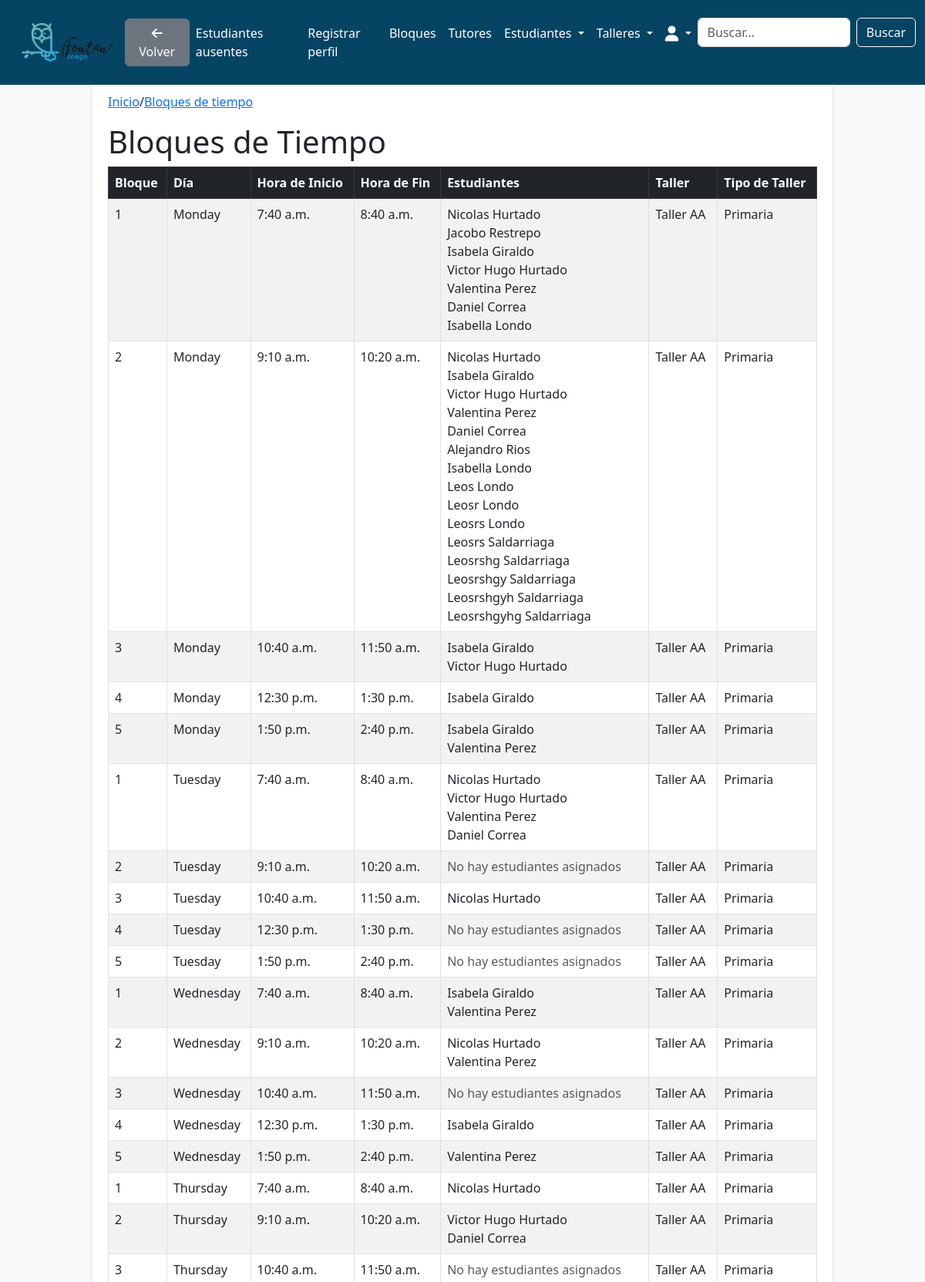
Screenshot of /workshops/blocks/ (signed in, upper part) with the database file from the repository.
### workshops/models.py (models this page shows, shortened)
class Block(models.Model):
    block_id = models.AutoField(primary_key=True)
    students = models.ManyToManyField('students.Student', related_name='blocks', blank=True)
    day = models.CharField(max_length=20)
    start_time = models.TimeField()
    end_time = models.TimeField()
    block_number = models.IntegerField(default=0)  # Asegúrate que sea entero, no string.
    type = models.CharField(max_length=20, default='primary')
    workshop = models.ForeignKey(
        Workshop,
        on_delete=models.CASCADE
    )

class Workshop(models.Model):
    WORKSHOP_TYPES = [
        ('primary', 'Primaria'),
        ('high_school', 'Bachillerato'),
        ('collective', 'Colectivo'),
    ]
    workshop_id = models.AutoField(primary_key=True)
    name = models.CharField(max_length=100, unique=True)
    tutor = models.ForeignKey(
        'tutors.Tutor',
        on_delete=models.SET_NULL,
        null=True,
        blank=True,
        related_name='workshops'  # Esta línea permite acceder a los talleres desde el tutor
    )
    max_capacity = models.IntegerField(default=25)
    type = models.CharField(
        max_length=20,
        choices=WORKSHOP_TYPES,
        default='primary'
    )

### students/models.py (models this page shows, shortened)
class Student(models.Model):
    STATUS_CHOICES = [
        ('present', 'Presente'),
        ('absent', 'Ausente'),
        ('neutral', 'No llamado'),
    ]
    student_id = models.AutoField(primary_key=True)
    name = models.CharField(max_length=100)
    lastname = models.CharField(max_length=100)
    id_number = models.IntegerField(unique=True)
    autonomy_level = models.IntegerField(
        choices=[
            (1, 'Nivel 1'),
            (2, 'Nivel 2'),
            (3, 'Nivel 3'),
        ],
        default=1,
    )
    extended_vacation = models.BooleanField(default=False)
    grade = models.IntegerField(
        choices=[
            (1, '1'),
            (2, '2'),
            (3, '3'),
            (4, '4'),
            (5, '5'),
            (6, '6'),
            (7, '7'),
            (8, '8'),
            (9, '9'),
            (10, '10'),
            (11, '11'),
        ],
        default=1,
    )
    status = models.CharField(
        max_length=10,
        choices=STATUS_CHOICES,
        default='neutral'
    )
    workshop = models.ForeignKey('workshops.Workshop', on_delete=models.SET_NULL, null=True, blank=True)
    last_reset = models.DateTimeField(default=now)
    rotation_workshop = models.CharField(max_length=200, blank=True, null=True)

### workshops/views.py (the view)
# urls.py: path('blocks/', views.show_blocks, name='show_blocks'),
def show_blocks(request):
    blocks_with_students = [
        {'block': block, 'students': block.students.all()}
        for block in Block.objects.all()
    ]
    paginator = Paginator(blocks_with_students, 50)  # 10 bloques por página
    page_number = request.GET.get('page')  # Página actual
    page_obj = paginator.get_page(page_number)
    return render(request, 'workshops/show_blocks.html', {
        'blocks_with_students': page_obj,  # Pasamos solo la página actual
    })

### workshops/templates/workshops/show_blocks.html (shortened to what this page needs)
{% extends 'base.html' %}
{% block breadcrumb %}
<a href="{% url 'home.home' %}">Inicio</a>
<span>/</span>
<a href="{% url 'workshops:show_blocks' %}">Bloques de tiempo</a>
{% endblock %}
{% block content %}
<h1>Bloques de Tiempo</h1>
<table class="table table-striped table-bordered">
  <thead class="table-dark">
    <tr>
      <th>Bloque</th>
      <th>Día</th>
      <th>Hora de Inicio</th>
      <th>Hora de Fin</th>
      <th>Estudiantes</th>
      <th>Taller</th>
      <th>Tipo de Taller</th>
    </tr>
  </thead>
  <tbody>
    {% for item in blocks_with_students %}
      <tr>
        <td>{{ item.block.block_number }}</td>
        <td>{{ item.block.day }}</td>
        <td>{{ item.block.start_time }}</td>
        <td>{{ item.block.end_time }}</td>
        <td>
          {% if item.students %}
            <ul class="list-unstyled mb-0">
              {% for student in item.students %}
                <li>{{ student.name }} {{ student.lastname }}</li>
              {% endfor %}
            </ul>
          {% else %}
            <p class="text-muted mb-0">No hay estudiantes asignados</p>
          {% endif %}
        </td>
        <td>{{ item.block.workshop.name }}</td>
        <td>{{ item.block.workshop.get_type_display }}</td>
      </tr>
    {% endfor %}
  </tbody>
</table>
{% endblock %}

### horariosfontanproyecto/templates/base.html (style rules this page uses)
body { background-color: #f8f9fa; }

### horariosfontanproyecto/templates/navbar.html (style rules this page uses)
:root { --primary-color: #064463; --secondary-color: #1C5471; --hover-color: #163E59; --text-color: #fff; --bg-color: #f9f9f9; }

### rows the page displays
Block: block.block_number "1", block.day "Monday", block.start_time "7:40 a.m.", block.end_time "8:40 a.m.", block.workshop.name "Taller AA", block.workshop.type "Primaria"
Student: name "Nicolas", lastname "Hurtado"
Student: name "Jacobo", lastname "Restrepo"
Student: name "Isabela", lastname "Giraldo"
Student: name "Victor Hugo", lastname "Hurtado"
Student: name "Valentina", lastname "Perez"
Student: name "Daniel", lastname "Correa"
Student: name "Isabella", lastname "Londo"
Block: block.block_number "2", block.day "Monday", block.start_time "9:10 a.m.", block.end_time "10:20 a.m.", block.workshop.name "Taller AA", block.workshop.type "Primaria"
Student: name "Alejandro", lastname "Rios"
Student: name "Leos", lastname "Londo"
Student: name "Leosr", lastname "Londo"
Student: name "Leosrs", lastname "Londo"
Student: name "Leosrs", lastname "Saldarriaga"
Student: name "Leosrshg", lastname "Saldarriaga"
Student: name "Leosrshgy", lastname "Saldarriaga"
Student: name "Leosrshgyh", lastname "Saldarriaga"
Student: name "Leosrshgyhg", lastname "Saldarriaga"
Block: block.block_number "3", block.day "Monday", block.start_time "10:40 a.m.", block.end_time "11:50 a.m.", block.workshop.name "Taller AA", block.workshop.type "Primaria"
Block: block.block_number "4", block.day "Monday", block.start_time "12:30 p.m.", block.end_time "1:30 p.m.", block.workshop.name "Taller AA", block.workshop.type "Primaria"
Block: block.block_number "5", block.day "Monday", block.start_time "1:50 p.m.", block.end_time "2:40 p.m.", block.workshop.name "Taller AA", block.workshop.type "Primaria"
Block: block.block_number "1", block.day "Tuesday", block.start_time "7:40 a.m.", block.end_time "8:40 a.m.", block.workshop.name "Taller AA", block.workshop.type "Primaria"
Block: block.block_number "2", block.day "Tuesday", block.start_time "9:10 a.m.", block.end_time "10:20 a.m.", shows "No hay estudiantes asignados", block.workshop.name "Taller AA", block.workshop.type "Primaria"
Block: block.block_number "3", block.day "Tuesday", block.start_time "10:40 a.m.", block.end_time "11:50 a.m.", block.workshop.name "Taller AA", block.workshop.type "Primaria"
Block: block.block_number "4", block.day "Tuesday", block.start_time "12:30 p.m.", block.end_time "1:30 p.m.", shows "No hay estudiantes asignados", block.workshop.name "Taller AA", block.workshop.type "Primaria"
Block: block.block_number "5", block.day "Tuesday", block.start_time "1:50 p.m.", block.end_time "2:40 p.m.", shows "No hay estudiantes asignados", block.workshop.name "Taller AA", block.workshop.type "Primaria"
Block: block.block_number "1", block.day "Wednesday", block.start_time "7:40 a.m.", block.end_time "8:40 a.m.", block.workshop.name "Taller AA", block.workshop.type "Primaria"
Block: block.block_number "2", block.day "Wednesday", block.start_time "9:10 a.m.", block.end_time "10:20 a.m.", block.workshop.name "Taller AA", block.workshop.type "Primaria"
Block: block.block_number "3", block.day "Wednesday", block.start_time "10:40 a.m.", block.end_time "11:50 a.m.", shows "No hay estudiantes asignados", block.workshop.name "Taller AA", block.workshop.type "Primaria"
Block: block.block_number "4", block.day "Wednesday", block.start_time "12:30 p.m.", block.end_time "1:30 p.m.", block.workshop.name "Taller AA", block.workshop.type "Primaria"
Block: block.block_number "5", block.day "Wednesday", block.start_time "1:50 p.m.", block.end_time "2:40 p.m.", block.workshop.name "Taller AA", block.workshop.type "Primaria"
Block: block.block_number "1", block.day "Thursday", block.start_time "7:40 a.m.", block.end_time "8:40 a.m.", block.workshop.name "Taller AA", block.workshop.type "Primaria"
Block: block.block_number "2", block.day "Thursday", block.start_time "9:10 a.m.", block.end_time "10:20 a.m.", block.workshop.name "Taller AA", block.workshop.type "Primaria"
Block: block.block_number "3", block.day "Thursday", block.start_time "10:40 a.m.", block.end_time "11:50 a.m.", shows "No hay estudiantes asignados", block.workshop.name "Taller AA", block.workshop.type "Primaria"
